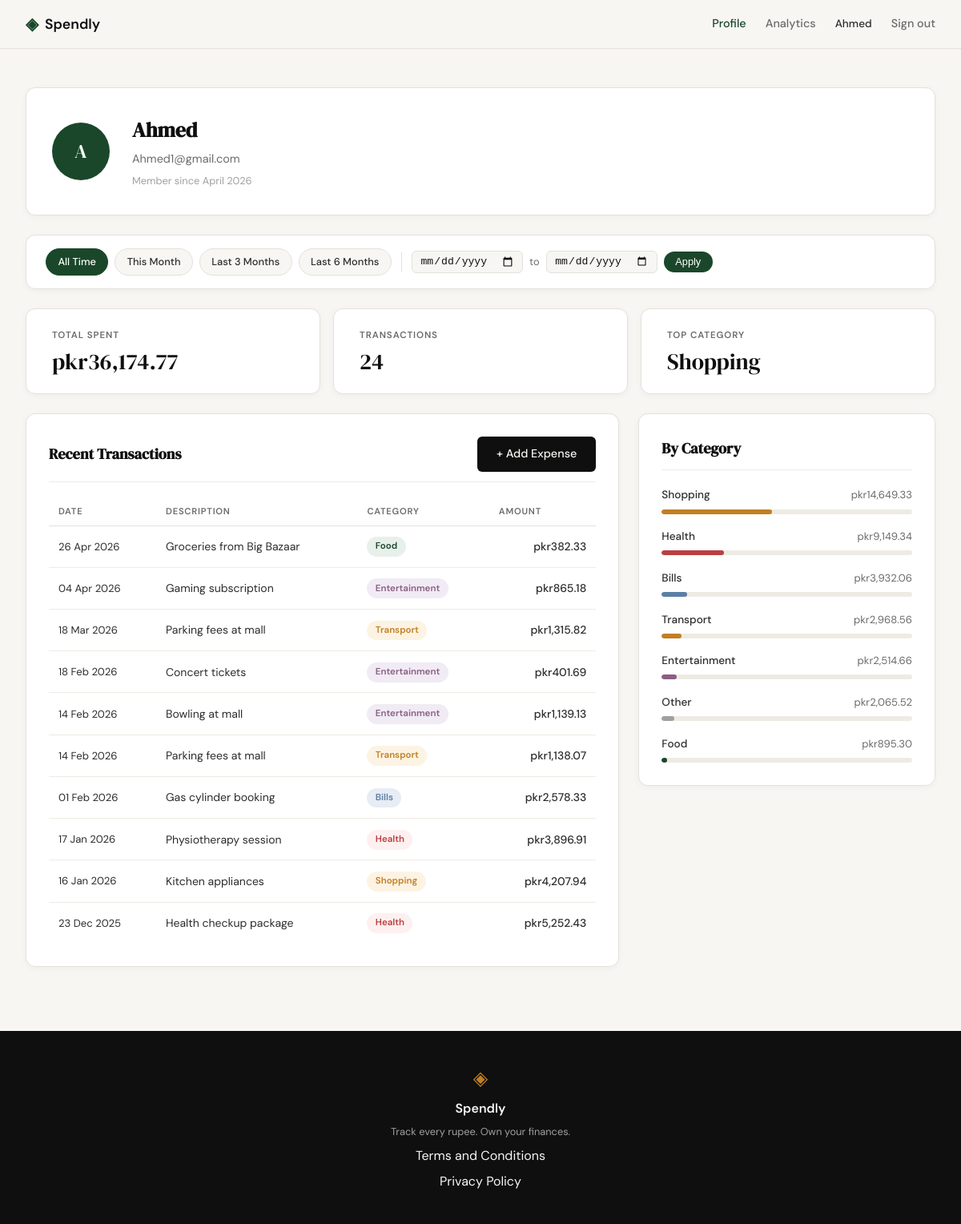
/profile (signed in), run on an earlier commit of the app's database.
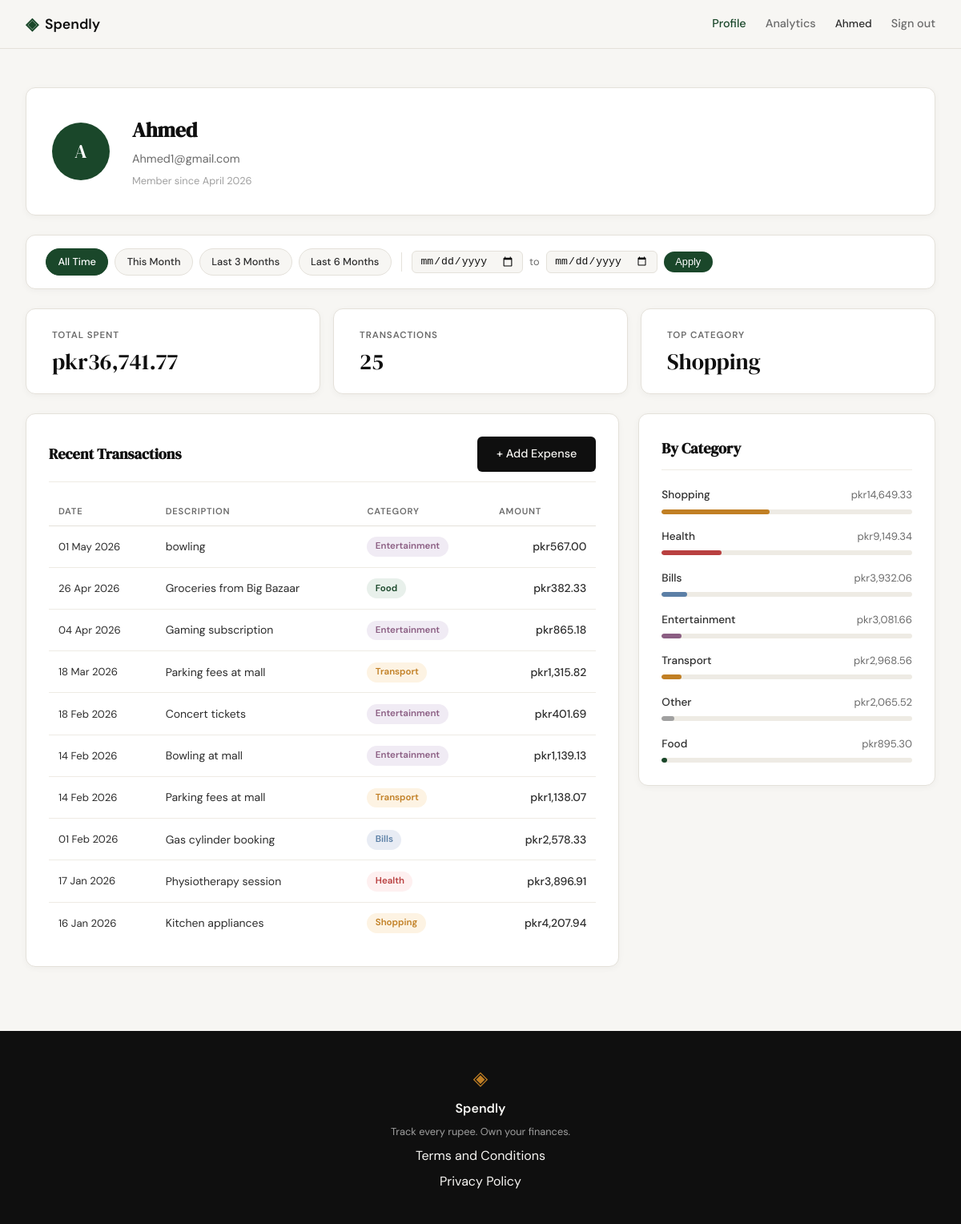
And on a later commit of the database.
### tables this page shows
CREATE TABLE users (
            id INTEGER PRIMARY KEY AUTOINCREMENT,
            name TEXT NOT NULL,
            email TEXT UNIQUE NOT NULL,
            password_hash TEXT NOT NULL,
            created_at TEXT DEFAULT (datetime('now')));

CREATE TABLE expenses (
            id INTEGER PRIMARY KEY AUTOINCREMENT,
            user_id INTEGER NOT NULL REFERENCES users(id),
            amount REAL NOT NULL,
            category TEXT NOT NULL,
            date TEXT NOT NULL,
            description TEXT,
            created_at TEXT DEFAULT (datetime('now')));

### app.py (the view)
@app.route("/profile")
def profile():
    if not session.get("user_id"):
        return redirect(url_for("login"))
    uid = session["user_id"]
    today = date.today()
    date_from = _parse_date(request.args.get("date_from"))
    date_to = _parse_date(request.args.get("date_to"))
    if date_from and date_to and date_from > date_to:
        flash("Start date must be before end date.", "error")
        date_from = date_to = None
    today_str = today.isoformat()
    this_month_from = today.replace(day=1).isoformat()
    this_month_to = today.replace(
        day=calendar.monthrange(today.year, today.month)[1]
    ).isoformat()
    presets = {
        "this_month": {"date_from": this_month_from, "date_to": this_month_to},
        "last_3":     {"date_from": _months_ago(today, 3), "date_to": today_str},
        "last_6":     {"date_from": _months_ago(today, 6), "date_to": today_str},
    }
    return render_template(
        "profile.html",
        user=get_user_by_id(uid),
        stats=get_summary_stats(uid, date_from, date_to),
        expenses=get_recent_transactions(uid, date_from=date_from, date_to=date_to),
        categories=get_category_breakdown(uid, date_from, date_to),
        date_from=date_from,
        date_to=date_to,
        presets=presets,
    )

### app.py (called while the page is built)
def _parse_date(val):
    try:
        datetime.strptime(val, "%Y-%m-%d")
        return val
    except (ValueError, TypeError):
        return None

def _months_ago(today, n):
    m, y = today.month - n, today.year
    while m <= 0:
        m += 12
        y -= 1
    return date(y, m, 1).isoformat()

### database/db.py (called while the page is built)
def get_db():
    conn = sqlite3.connect(DB_PATH)
    conn.row_factory = sqlite3.Row
    conn.execute("PRAGMA foreign_keys = ON")
    return conn

### database/queries.py (called while the page is built)
def _build_date_filter(date_from, date_to):
    if date_from and date_to:
        return "AND date BETWEEN ? AND ?", [date_from, date_to]
    return "", []

def get_user_by_id(user_id):
    conn = get_db()
    row = conn.execute(
        "SELECT id, name, email, created_at FROM users WHERE id = ?",
        (user_id,),
    ).fetchone()
    conn.close()
    if row is None:
        return None
    name = row["name"]
    initials = "".join(w[0].upper() for w in name.split() if w)
    member_since = datetime.strptime(row["created_at"], "%Y-%m-%d %H:%M:%S").strftime("%B %Y")
    return {
        "name": name,
        "email": row["email"],
        "initials": initials,
        "member_since": member_since,
    }

def get_recent_transactions(user_id, limit=10, date_from=None, date_to=None):
    date_clause, date_params = _build_date_filter(date_from, date_to)
    params = [user_id] + date_params + [limit]
    conn = get_db()
    rows = conn.execute(
        "SELECT date, description, category, amount "
        "FROM expenses "
        "WHERE user_id = ? "
        + date_clause +
        " ORDER BY date DESC, id DESC "
        "LIMIT ?",
        params,
    ).fetchall()
    conn.close()
    return [
        {
            "date": datetime.strptime(row["date"], "%Y-%m-%d").strftime("%d %b %Y"),
            "description": row["description"],
            "category": row["category"],
            "amount": "{:,.2f}".format(row["amount"]),
        }
        for row in rows
    ]

### templates/profile.html (shortened to what this page needs)
{% extends "base.html" %}
{% block head %}
<link rel="stylesheet" href="{{ url_for('static', filename='css/profile.css') }}">
{% endblock %}
{% block content %}
<div class="profile-page">
    <div class="profile-inner">
        <div class="profile-header-card">
            <div class="profile-avatar">{{ user.initials }}</div>
            <div class="profile-info">
                <h1 class="profile-name">{{ user.name }}</h1>
                <p class="profile-email">{{ user.email }}</p>
                <p class="profile-since">Member since {{ user.member_since }}</p>
            </div>
        </div>
        <div class="filter-bar">
            <div class="filter-presets">
                <a href="{{ url_for('profile') }}"
                   class="filter-preset-btn{% if not date_from and not date_to %} filter-preset-btn--active{% endif %}">
                    All Time
                </a>
                <a href="{{ url_for('profile', date_from=presets.this_month.date_from, date_to=presets.this_month.date_to) }}"
                   class="filter-preset-btn{% if date_from == presets.this_month.date_from and date_to == presets.this_month.date_to %} filter-preset-btn--active{% endif %}">
                    This Month
                </a>
                <a href="{{ url_for('profile', date_from=presets.last_3.date_from, date_to=presets.last_3.date_to) }}"
                   class="filter-preset-btn{% if date_from == presets.last_3.date_from and date_to == presets.last_3.date_to %} filter-preset-btn--active{% endif %}">
                    Last 3 Months
                </a>
                <a href="{{ url_for('profile', date_from=presets.last_6.date_from, date_to=presets.last_6.date_to) }}"
                   class="filter-preset-btn{% if date_from == presets.last_6.date_from and date_to == presets.last_6.date_to %} filter-preset-btn--active{% endif %}">
                    Last 6 Months
                </a>
            </div>
            <form class="filter-form" method="GET" action="{{ url_for('profile') }}">
                <input type="date" name="date_from" class="filter-date-input"
                       value="{{ date_from or '' }}">
                <span class="filter-to-label">to</span>
                <input type="date" name="date_to" class="filter-date-input"
                       value="{{ date_to or '' }}">
                <button type="submit" class="filter-apply-btn">Apply</button>
            </form>
        </div>
        <div class="profile-stats">
            <div class="stat-card">
                <span class="stat-label">Total Spent</span>
                <span class="stat-value">pkr{{ stats.total }}</span>
            </div>
            <div class="stat-card">
                <span class="stat-label">Transactions</span>
                <span class="stat-value">{{ stats.count }}</span>
            </div>
            <div class="stat-card">
                <span class="stat-label">Top Category</span>
                <span class="stat-value">{{ stats.top_category }}</span>
            </div>
        </div>
        <div class="profile-grid">
            <div class="profile-section">
                <div class="section-title-row">
                    <h2 class="section-title">Recent Transactions</h2>
                    <a href="{{ url_for('add_expense') }}" class="btn-primary">+ Add Expense</a>
                </div>
                <div class="tx-table-wrapper">
                    <table class="tx-table">
                        <thead>
                            <tr>
                                <th>Date</th>
                                <th>Description</th>
                                <th>Category</th>
                                <th class="tx-amount-col">Amount</th>
                            </tr>
                        </thead>
                        <tbody>
                            {% for tx in expenses %}
                            <tr>
                                <td class="tx-date">{{ tx.date }}</td>
                                <td class="tx-desc">{{ tx.description }}</td>
                                <td>
                                    <span class="cat-badge cat-badge--{{ tx.category | lower }}">
                                        {{ tx.category }}
                                    </span>
                                </td>
                                <td class="tx-amount">pkr{{ tx.amount }}</td>
                            </tr>
                            {% endfor %}
                        </tbody>
                    </table>
                </div>
            </div>
            <div class="profile-section">
                <h2 class="section-title">By Category</h2>
                <div class="category-list">
                    {% for cat in categories %}
                    <div class="cat-row">
                        <div class="cat-row-header">
                            <span class="cat-row-name">{{ cat.name }}</span>
                            <span class="cat-row-amount">pkr{{ cat.amount }}</span>
                        </div>
                        <div class="cat-bar-track">
                            <div class="cat-bar cat-bar--{{ cat.name | lower }}"
                                 style="width: {{ cat.percent }}%"></div>
                        </div>
                    </div>
                    {% endfor %}
                </div>
            </div>
        </div>
    </div>
</div>
{% endblock %}

### templates/base.html (shortened to what this page needs)
<!DOCTYPE html>
<html lang="en">
<head>
    <link rel="stylesheet" href="{{ url_for('static', filename='css/style.css') }}">
    {% block head %}{% endblock %}
</head>
<body>
    <nav class="navbar">
        <div class="nav-inner">
            <a href="{{ url_for('landing') }}" class="nav-brand">
                <span class="brand-icon">◈</span>
                <span class="brand-name">Spendly</span>
            </a>
            <div class="nav-links">
                {% if session.user_id %}
                <a href="{{ url_for('profile') }}" class="{% if request.endpoint == 'profile' %}nav-link-active{% endif %}">Profile</a>
                <a href="{{ url_for('analytics') }}" class="{% if request.endpoint == 'analytics' %}nav-link-active{% endif %}">Analytics</a>
                <span class="nav-username">{{ session.user_name }}</span>
                <a href="{{ url_for('logout') }}">Sign out</a>
                {% else %}
                <a href="{{ url_for('login') }}">Sign in</a>
                <a href="{{ url_for('register') }}" class="nav-cta">Get started</a>
                {% endif %}
            </div>
        </div>
    </nav>
    <main class="main-content">
        {% block content %}{% endblock %}
    </main>
    <footer class="footer">
        <div class="footer-inner">
            <span class="brand-icon">◈</span>
            <span class="footer-name">Spendly</span>
            <p class="footer-copy">Track every rupee. Own your finances.</p>
            <a href="/terms">Terms and Conditions</a>
            <a href="/privacy">Privacy Policy</a>
        </div>
    </footer>
</body>
</html>

### static/css/style.css (style rules this page uses)
:root { --ink: #0f0f0f; --ink-soft: #2d2d2d; --ink-muted: #6b6b6b; --ink-faint: #a0a0a0; --paper: #f7f6f3; --paper-warm: #f0ede6; --paper-card: #ffffff; --accent: #1a472a; --accent-light: #e8f0eb; --accent-2: #c17f24; --accent-2-light: #fdf3e3; --danger: #c0392b; --danger-light: #fdecea; --border: #e4e1da; --border-soft: #eeebe4; --font-display: 'DM Serif Display', Georgia, serif; --font-body: 'DM Sans', system-ui, sans-serif; --max-width: 1200px; --auth-width: 440px; --radius-sm: 6px; --radius-md: 12px; --radius-lg: 20px; }
*, *::before, *::after { box-sizing: border-box; margin: 0; padding: 0; }
html { font-size: 16px; scroll-behavior: smooth; }
body { background: var(--paper); color: var(--ink); font-family: var(--font-body); font-size: 1rem; line-height: 1.6; -webkit-font-smoothing: antialiased; }
a { color: inherit; text-decoration: none; }
.navbar { position: sticky; top: 0; z-index: 100; background: var(--paper); border-bottom: 1px solid var(--border); padding: 0 2rem; }
.nav-inner { max-width: var(--max-width); margin: 0 auto; height: 60px; display: flex; align-items: center; justify-content: space-between; }
.nav-brand { display: flex; align-items: center; gap: 0.5rem; font-family: var(--font-body); font-weight: 600; font-size: 1.1rem; color: var(--ink); }
.brand-icon { color: var(--accent); font-size: 1.3rem; }
.brand-name { color: var(--ink); }
.nav-links { display: flex; align-items: center; gap: 1.5rem; font-size: 0.9rem; font-weight: 500; }
.nav-links a { color: var(--ink-muted); transition: color 0.2s; }
.nav-link-active { color: var(--accent) !important; font-weight: 500; }
.main-content { min-height: calc(100vh - 60px - 100px); }
.btn-primary { display: inline-block; background: var(--ink); color: var(--paper); padding: 0.65rem 1.5rem; border-radius: var(--radius-sm); font-family: var(--font-body); font-size: 0.9rem; font-weight: 500; cursor: pointer; border: none; transition: background 0.2s; text-decoration: none; }
.footer { background: var(--ink); color: var(--paper); padding: 2.5rem 2rem; text-align: center; }
.footer-inner { display: flex; flex-direction: column; align-items: center; gap: 0.4rem; }
.footer .brand-icon { color: var(--accent-2); font-size: 1.5rem; }
.footer-name { font-weight: 600; font-size: 1rem; }
.footer-copy { font-size: 0.8rem; color: var(--ink-faint); }

What changed in the data, as far as the page shows it:
no longer on this page (row unchanged): expenses: date "23 Dec 2025", description "Health checkup package", category "Health", amount "5,252.43"
added expenses: date "01 May 2026", description "bowling", category "Entertainment", amount "567.00"
Also different on the page:
{{ stats.total }}: "36,174.77" → "36,741.77"
{{ stats.count }}: "24" → "25"
{{ cat.percent }}: 44 → 43 (drawn)
{{ cat.percent }}: 25 → 24 (drawn)
new list line: "Entertainment pkr 3,081.66"
list line gone: "Entertainment pkr 2,514.66"
